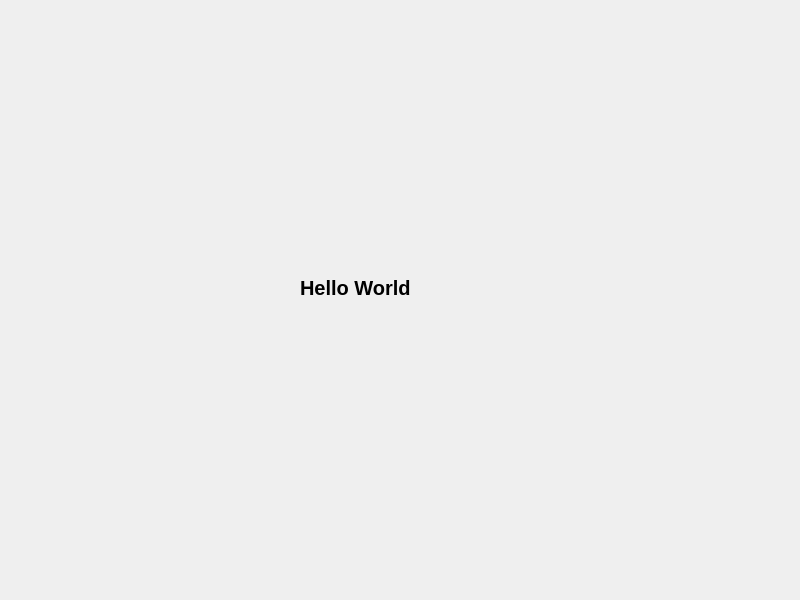
<?xml version="1.0" encoding="UTF-8"?>
<ui version="4.0">
 <class>Widget</class>
 <widget class="QWidget" name="Widget">
  <property name="geometry">
   <rect>
    <x>0</x>
    <y>0</y>
    <width>800</width>
    <height>600</height>
   </rect>
  </property>
  <property name="windowTitle">
   <string>Widget</string>
  </property>
  <widget class="QLabel" name="label">
   <property name="geometry">
    <rect>
     <x>300</x>
     <y>280</y>
     <width>131</width>
     <height>16</height>
    </rect>
   </property>
   <property name="font">
    <font>
     <pointsize>15</pointsize>
     <bold>true</bold>
    </font>
   </property>
   <property name="text">
    <string>Hello World</string>
   </property>
  </widget>
 </widget>
 <resources/>
 <connections/>
</ui>
